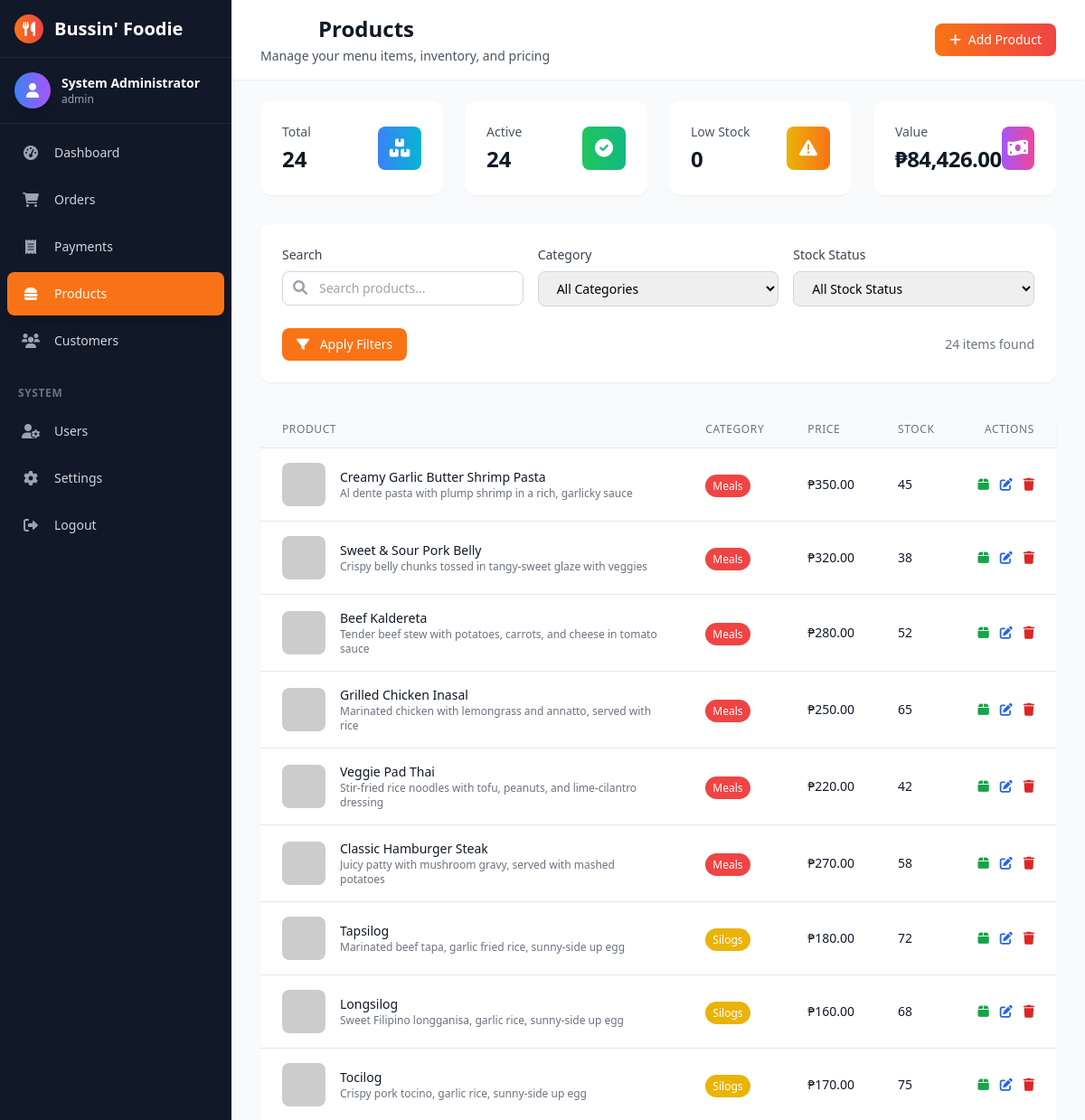
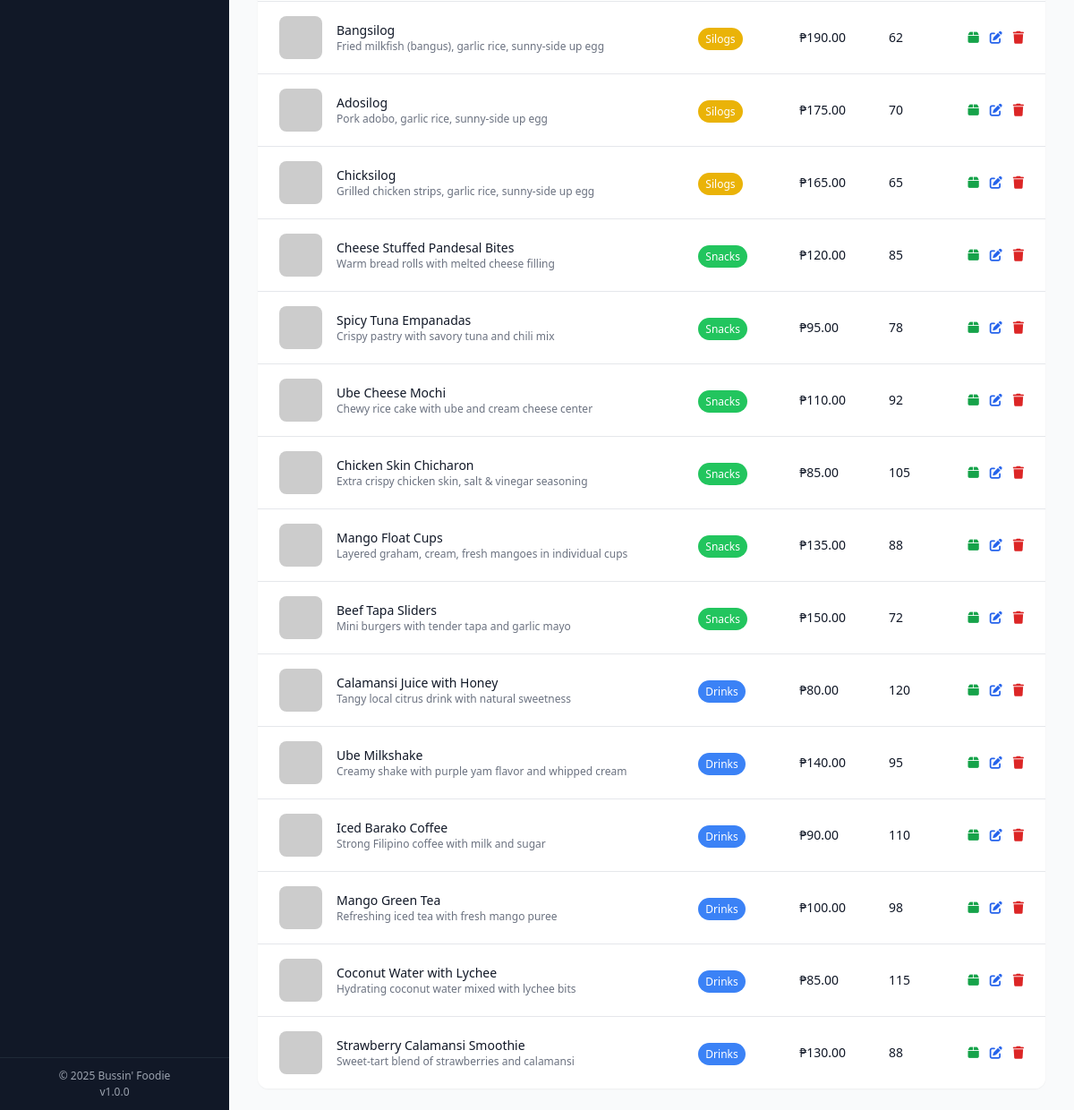
Screenshot of /products (signed in) with the database file from the repository (2 pictures, top to bottom).
### tables this page shows
CREATE TABLE `products` (
  `id` INT PRIMARY KEY AUTO_INCREMENT,
  `category_id` INT NOT NULL,
  `name` VARCHAR(100) NOT NULL,
  `description` TEXT,
  `price` DECIMAL(10,2) NOT NULL,
  `cost_price` DECIMAL(10,2) DEFAULT 0,
  `image_url` VARCHAR(500) NOT NULL,
  `stock_quantity` INT DEFAULT 100,
  `min_stock` INT DEFAULT 10,
  `is_active` BOOLEAN DEFAULT TRUE,
  `created_at` TIMESTAMP DEFAULT CURRENT_TIMESTAMP,
  `updated_at` TIMESTAMP DEFAULT CURRENT_TIMESTAMP ON UPDATE CURRENT_TIMESTAMP
);

CREATE TABLE `categories` (
  `id` INT PRIMARY KEY AUTO_INCREMENT,
  `name` VARCHAR(50) NOT NULL,
  `description` TEXT,
  `display_order` INT DEFAULT 0,
  `created_at` TIMESTAMP DEFAULT CURRENT_TIMESTAMP
);

### app/Views/products/index.php (the view, shortened to what the rows shown need)
<div class="min-h-full-screen">
    <header class="bg-white shadow md:shadow-sm sticky top-0 z-20">
        <div class="px-4 sm:px-6 lg:px-8 py-3 md:py-4">
            <div class="flex items-center justify-between">
                <div class="flex-1 min-w-0">
                    <h1 class="pl-16 text-xl md:text-2xl font-bold text-gray-900 truncate">Products</h1>
                </div>
            </div>
        </div>
    </header>
    <div class="px-4 sm:px-6 lg:px-8 py-6">
        <div class="bg-white rounded-xl shadow-sm overflow-hidden">
            <div class="overflow-x-auto">
                <table class="min-w-full divide-y divide-gray-200">
                    <thead class="bg-gray-50">
                        <tr>
                            <th class="px-4 md:px-6 py-3 text-left text-xs font-medium text-gray-500 uppercase tracking-wider">Product</th>
                            <th class="hidden md:table-cell px-6 py-3 text-left text-xs font-medium text-gray-500 uppercase tracking-wider">Category</th>
                            <th class="px-4 md:px-6 py-3 text-left text-xs font-medium text-gray-500 uppercase tracking-wider">Price</th>
                            <th class="hidden sm:table-cell px-6 py-3 text-left text-xs font-medium text-gray-500 uppercase tracking-wider">Stock</th>
                            <th class="px-4 md:px-6 py-3 text-left text-xs font-medium text-gray-500 uppercase tracking-wider text-right">Actions</th>
                        </tr>
                    </thead>
                    <tbody class="bg-white divide-y divide-gray-200">
                        <?php if (!empty($products)): ?>
                            <?php foreach ($products as $product): ?>
                                <tr class="hover:bg-gray-50 transition-colors">
                                    <td class="px-4 md:px-6 py-4">
                                        <div class="flex items-center">
                                            <div class="flex-shrink-0 h-10 w-10 md:h-12 md:w-12">
                                                <img class="h-10 w-10 md:h-12 md:w-12 rounded-lg object-cover"
                                                     src="<?= !empty($product['image_url']) ? e($product['image_url']) : '/assets/default-product.png' ?>"
                                                     alt="<?= e($product['name']) ?>"
                                                     onerror="this.src='https://placehold.co/400x300?text=No+Image'">
                                            </div>
                                            <div class="ml-3 md:ml-4">
                                                <div class="text-sm font-medium text-gray-900 line-clamp-1">
                                                    <?= e($product['name']) ?>
                                                </div>
                                                <div class="hidden md:block text-xs text-gray-500 line-clamp-1">
                                                    <?= e($product['description']) ?>
                                                </div>
                                            </div>
                                        </div>
                                    </td>
                                    <td class="hidden md:table-cell px-6 py-4 whitespace-nowrap">
                                        <span class="px-2 py-1 text-xs font-medium rounded-full <?= get_category_color($product['category_id']) ?> text-white">
                                            <?= e($product['category_name']) ?>
                                        </span>
                                    </td>
                                    <td class="px-4 md:px-6 py-4 whitespace-nowrap text-sm font-medium text-gray-900">
                                        <?= format_currency($product['price']) ?>
                                    </td>
                                    <td class="hidden sm:table-cell px-6 py-4 whitespace-nowrap">
                                        <div class="text-sm text-gray-900"><?= $product['stock_quantity'] ?></div>
                                    </td>
                                    <td class="px-4 md:px-6 py-4 whitespace-nowrap text-right text-sm font-medium">
                                        <div class="flex justify-end space-x-3">
                                            <button type="button"
                                                    class="text-green-600 hover:text-green-900"
                                                    onclick="showStockModal(<?= $product['id'] ?>, '<?= e($product['name']) ?>', <?= $product['stock_quantity'] ?>)">
                                                <i class="fas fa-box"></i>
                                            </button>
                                            <a href="/products/edit/<?= $product['id'] ?>" class="text-blue-600 hover:text-blue-900">
                                                <i class="fas fa-edit"></i>
                                            </a>
                                            <button type="button"
                                                    class="text-red-600 hover:text-red-900"
                                                    onclick="confirmDeleteProduct(<?= $product['id'] ?>, '<?= e($product['name']) ?>')">
                                                <i class="fas fa-trash"></i>
                                            </button>
                                        </div>
                                    </td>
                                </tr>
                            <?php endforeach; ?>
                        <?php endif; ?>
                    </tbody>
                </table>
            </div>
        </div>
    </div>
</div>

### rows the page displays
products: name "Creamy Garlic Butter Shrimp Pasta", description "Al dente pasta with plump shrimp in a rich, garlicky sauce", category.name "Meals", price "₱350.00", stock_quantity "45"
products: name "Sweet & Sour Pork Belly", description "Crispy belly chunks tossed in tangy-sweet glaze with veggies", category.name "Meals", price "₱320.00", stock_quantity "38"
products: name "Beef Kaldereta", description "Tender beef stew with potatoes, carrots, and cheese in tomato sauce", category.name "Meals", price "₱280.00", stock_quantity "52"
products: name "Grilled Chicken Inasal", description "Marinated chicken with lemongrass and annatto, served with rice", category.name "Meals", price "₱250.00", stock_quantity "65"
products: name "Veggie Pad Thai", description "Stir-fried rice noodles with tofu, peanuts, and lime-cilantro dressing", category.name "Meals", price "₱220.00", stock_quantity "42"
products: name "Classic Hamburger Steak", description "Juicy patty with mushroom gravy, served with mashed potatoes", category.name "Meals", price "₱270.00", stock_quantity "58"
products: name "Tapsilog", description "Marinated beef tapa, garlic fried rice, sunny-side up egg", category.name "Silogs", price "₱180.00", stock_quantity "72"
products: name "Longsilog", description "Sweet Filipino longganisa, garlic rice, sunny-side up egg", category.name "Silogs", price "₱160.00", stock_quantity "68"
products: name "Tocilog", description "Crispy pork tocino, garlic rice, sunny-side up egg", category.name "Silogs", price "₱170.00", stock_quantity "75"
products: name "Bangsilog", description "Fried milkfish (bangus), garlic rice, sunny-side up egg", category.name "Silogs", price "₱190.00", stock_quantity "62"
products: name "Adosilog", description "Pork adobo, garlic rice, sunny-side up egg", category.name "Silogs", price "₱175.00", stock_quantity "70"
products: name "Chicksilog", description "Grilled chicken strips, garlic rice, sunny-side up egg", category.name "Silogs", price "₱165.00", stock_quantity "65"
products: name "Cheese Stuffed Pandesal Bites", description "Warm bread rolls with melted cheese filling", category.name "Snacks", price "₱120.00", stock_quantity "85"
products: name "Spicy Tuna Empanadas", description "Crispy pastry with savory tuna and chili mix", category.name "Snacks", price "₱95.00", stock_quantity "78"
products: name "Ube Cheese Mochi", description "Chewy rice cake with ube and cream cheese center", category.name "Snacks", price "₱110.00", stock_quantity "92"
products: name "Chicken Skin Chicharon", description "Extra crispy chicken skin, salt & vinegar seasoning", category.name "Snacks", price "₱85.00", stock_quantity "105"
products: name "Mango Float Cups", description "Layered graham, cream, fresh mangoes in individual cups", category.name "Snacks", price "₱135.00", stock_quantity "88"
products: name "Beef Tapa Sliders", description "Mini burgers with tender tapa and garlic mayo", category.name "Snacks", price "₱150.00", stock_quantity "72"
products: name "Calamansi Juice with Honey", description "Tangy local citrus drink with natural sweetness", category.name "Drinks", price "₱80.00", stock_quantity "120"
products: name "Ube Milkshake", description "Creamy shake with purple yam flavor and whipped cream", category.name "Drinks", price "₱140.00", stock_quantity "95"
products: name "Iced Barako Coffee", description "Strong Filipino coffee with milk and sugar", category.name "Drinks", price "₱90.00", stock_quantity "110"
products: name "Mango Green Tea", description "Refreshing iced tea with fresh mango puree", category.name "Drinks", price "₱100.00", stock_quantity "98"
products: name "Coconut Water with Lychee", description "Hydrating coconut water mixed with lychee bits", category.name "Drinks", price "₱85.00", stock_quantity "115"
products: name "Strawberry Calamansi Smoothie", description "Sweet-tart blend of strawberries and calamansi", category.name "Drinks", price "₱130.00", stock_quantity "88"

### other values shown
$user['name'] "System Administrator"
$user['role'] "admin"
$stats['total_products'] "24"
$stats['active_products'] "24"
$stats['low_stock'] "0"
format_currency($stats['total_value']) "₱84,426.00"
count($products) "24"
